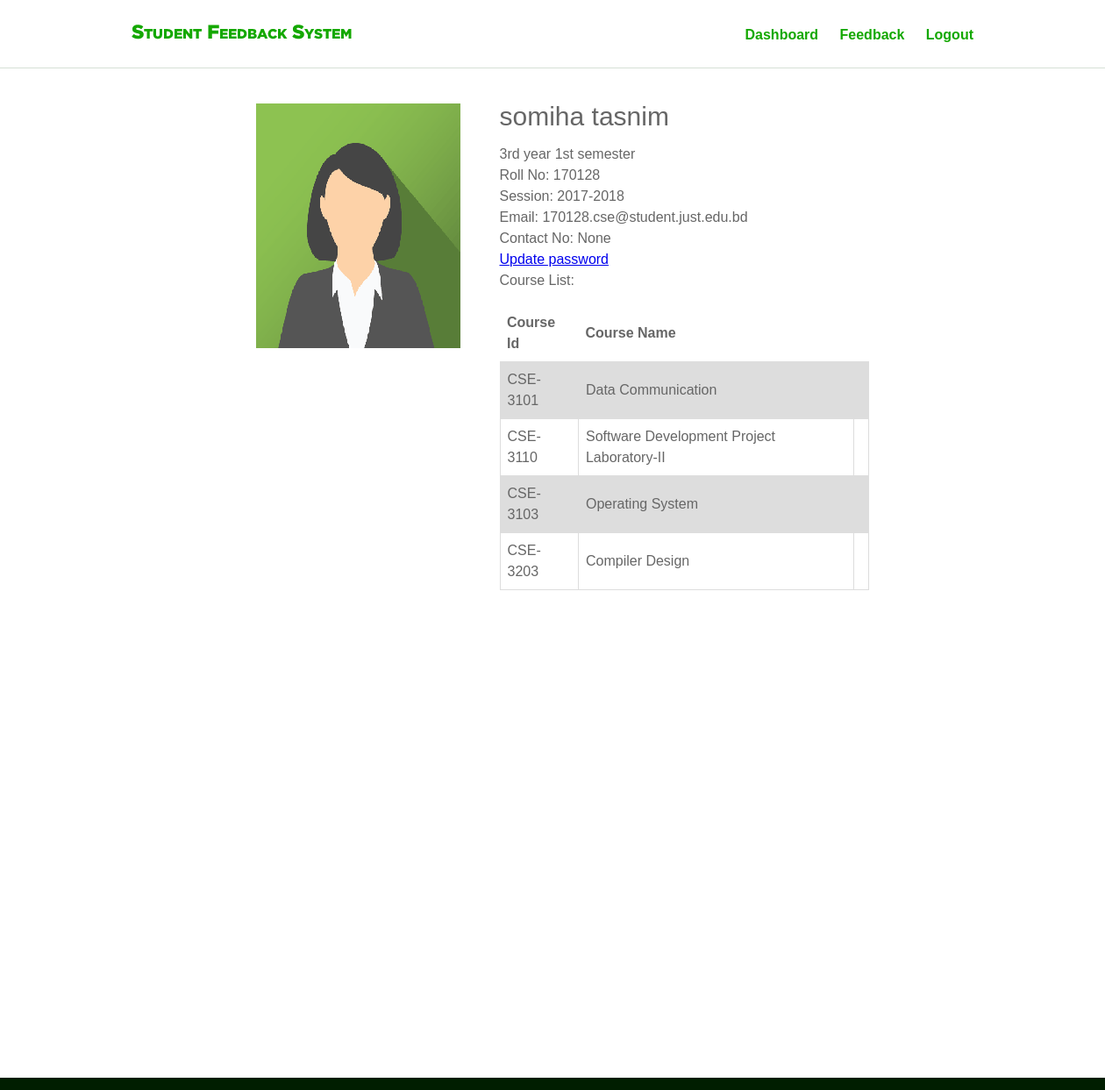
The page / (signed in) on the database its author committed.
### account/models.py (models this page shows, shortened)
class StudentProfile(models.Model):
    user = models.ForeignKey(User, on_delete=models.CASCADE)
    profile_pic = models.ImageField(upload_to='profile_pic', default='img_avatar2.png')
    dept = models.ForeignKey(Dept, on_delete=models.CASCADE)
    batch = models.ForeignKey(Batch, on_delete=models.CASCADE)
    year_semester = models.ForeignKey(Semester, default="", on_delete=models.CASCADE)
    contantnum = models.CharField(max_length=15, blank=True, null=True)
    pass_updated = models.BooleanField(default=False)

class Semester(models.Model):
    name = models.CharField(max_length=200, unique=True)
    def __str__(self):
        return self.name

class Batch(models.Model):
    name = models.CharField(max_length=200, unique=True)
    def __str__(self):
        return self.name

### main/models.py (models this page shows, shortened)
class SemesterSubject(models.Model):
    semester = models.ForeignKey(Semester, on_delete=models.CASCADE)
    subject = models.ForeignKey(Subject, on_delete=models.CASCADE)
    def __str__(self):
        return str(self.subject.name)

class Subject(models.Model):
    name = models.CharField(max_length=250, blank=False)
    dept = models.ForeignKey(Dept, on_delete=models.CASCADE)
    subcode = models.CharField(max_length=50, unique=True)
    class Meta:
        ordering = ['subcode']

### account/views.py (the view, shortened to what this page needs)
# urls.py: url(r'^$', views.home, name="home"),
@login_required(login_url = '/login/')
def home(request):
    user = request.user
    students = StudentProfile.objects.filter(user=user)
    teachers = Teacher.objects.filter(user=user)
    staffs = Staff.objects.filter(user=user)
    if students:
        student = get_object_or_404(StudentProfile, user=user)
        if student.pass_updated:
            subjects = SemesterSubject.objects.filter(semester=student.year_semester)
            reviews = ReviewSet.objects.filter(semester = student.year_semester, dept=student.dept)
            list = []
            for rev in reviews:
                now = datetime.utcnow().replace(tzinfo=utc)
                given = Review.objects.filter(reviewfor=rev, user=user)
                if given:
                    list.append('Given')
                elif rev.endtime < now:
                    list.append('Time Over')
                else:
                    list.append('Not Given')
            reviewslist = zip(reviews, list)
            context = {
                'stuprofile' : student,
                'user' : user,
                'subjects' : subjects,
                'reviewslist' : reviewslist,
            }
            return render(request, 'studentdashboard.html', context)
        else:
            return render(request, 'passwordnotupdated.html')
    elif user.is_staff:
        return render(request, 'admindashboard.html')
    else:
        return render(request, 'usernotgivenrole.html')

### templates/studentdashboard.html
{% extends 'master.html' %}
{% load static %}
{% block body %}
{% include 'navbar.html' %}
<section id="hero_area">
    <div class="inner_hero container">
        <img src="{{ stuprofile.profile_pic.url }}" alt="" class="alignleft">
        <h4>{{stuprofile.user.first_name}} {{stuprofile.user.last_name}}</h4>
        <p>
            {{stuprofile.year_semester}}<br>
            Roll No: {{user.username}} <br>
            Session: {{stuprofile.batch}}<br>
            Email: {{user.email}}<br>
            Contact No: {{stuprofile.contantnum}}<br>
            <a href="{% url 'changepass' %}">Update password</a>
            <br>
            Course List: <br>
        </p>
        <table>
            <tr>
                <th>Course Id</th>
                <th>Course Name</th>
            </tr>
            {% for i in subjects %}
            <tr>
                <td>{{i.subject.subcode}}</td>
                <td>{{ i }}</td>
                <td>{{ i.subject.}}</td>
            </tr>
            {% endfor %}
        </table>
    </div>
</section>
{% endblock %}

### templates/master.html (shortened to what this page needs)
{% load static %}
<!DOCTYPE html>
<html lang="en">
<head>
    <link rel="stylesheet" href="{% static 'css/meanmenu.min.css' %}">
    <link rel="stylesheet" href="{% static 'css/responsive.css' %}">
    <link rel="stylesheet" href="{% static 'css/style.css' %}">
</head>
<body>
    {% block body %}
    {% endblock %}
    <footer id="footer_area">
    </footer>
</body>
</html>

### templates/navbar.html (shortened to what this page needs)
{% load static %}
    <header class="header_area">
       <div id="main_header_area">
           <div class="inner_header container">
                <div class="logo_area">
                    <a href="dashboard.html"><img src="{% static 'img/logo1.png' %}" alt="Logo"></a>
                </div>
                <div class="menu_area">
                        <ul>
                            <li><a href="{% url 'home' %}">Dashboard</a></li>
                            <li><a href="{% url 'feedback' %}">Feedback</a></li>
                            <li><a href="{% url 'logout' %}">Logout</a></li>
                        </ul>
                </div>
            </div>
       </div>
    </header>

### static/css/style.css (style rules this page uses)
html { position: relative; min-height: 100%; }
body { color: #666666; font-family: Georgia, sans-serif; font-size: 16px; line-height: 1.5em; margin: 0; margin-bottom: 170px; }
.container { margin: 0 auto; max-width: 960px; width: 96%; }
img { max-width: 100%; height: auto; }
.alignleft { float: left; margin-right: 15px; margin-bottom: 15px; }
.header_area { width: 100%; clear: both; }
#main_header_area { width: 100%; border-bottom: 0.5px solid #d5e0d5; clear: both; }
.inner_header { padding: 25px 0; overflow: hidden; }
.logo_area { padding-top: 3px; float: left; width: 300px; }
.menu_area { padding-top: 3px; float: right; max-width: 600px; width: 100%; }
.menu_area ul { margin: 0; padding: 0; list-style: none; text-align: right; }
.menu_area ul li { display: inline-block; margin-left: 20px; }
.menu_area ul li a { display: block; text-decoration: none; color: #14a800; font-size: 16px; font-weight: 600; }
#hero_area { background: #fff; margin: 40px; padding: 0; }
.inner_hero { overflow: visible; display: block; width: 65%; }
.inner_hero img { margin-right: 45px; margin-bottom: 0; margin-left: 45px; }
.inner_hero h4 { color: #666666; font-size: 30px; line-height: 1em; font-weight: normal; margin-bottom: 15px; }
.inner_hero p { color: #666666; font-size: 16px; font-weight: normal; }
.inner_hero table { border-collapse: collapse; width: 55%; }
.inner_hero td, th { border: 1px solid #dddddd; text-align: left; padding: 8px; }
.inner_hero tr:nth-child(even) { background-color: #dddddd; }
.inner_feedback td, th { border: 1px solid #dddddd; text-align: left; padding: 8px; }
.inner_feedbackstatistics td, th { border: none; text-align: left; padding: 8px; }
#footer_area { background: #001E00; padding: 25px; margin: 0; bottom: -100px; width: 100%; position: absolute; }

### rows shown on the page
StudentProfile: profile_pic (picture), user.first_name "somiha", user.last_name "tasnim", year_semester "3rd year 1st semester", batch "2017-2018", contantnum "None"
SemesterSubject: subject.subcode "CSE-3101", subject.name "Data Communication"
SemesterSubject: subject.subcode "CSE-3110", subject.name "Software Development Project Laboratory-II"
SemesterSubject: subject.subcode "CSE-3103", subject.name "Operating System"
SemesterSubject: subject.subcode "CSE-3203", subject.name "Compiler Design"

### other values the page prints
{{ user.username }} "170128"
{{ user.email }} "170128.cse@student.just.edu.bd"
